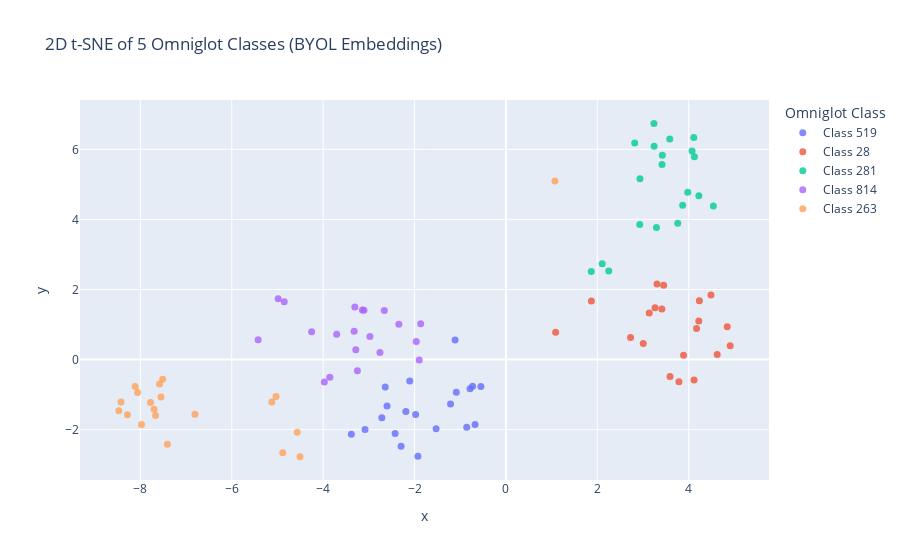

Notebook cell for this chart:
### Code cell
from sklearn.manifold import TSNE

# Compute 2D t-SNE
tsne_2d = TSNE(n_components=2, perplexity=30, init='pca', random_state=42)
X_2d = tsne_2d.fit_transform(X)

# Prepare DataFrame for plotting
df_2d = pd.DataFrame({
    'x': X_2d[:, 0],
    'y': X_2d[:, 1],
    'class': y
})
df_2d = df_2d[df_2d['class'].isin(selected_classes)]
df_2d['class'] = df_2d['class'].map(label_map)

import plotly.express as px

fig2d = px.scatter(
    df_2d, x='x', y='y', color='class',
    title="2D t-SNE of 5 Omniglot Classes (BYOL Embeddings)",
    labels={"class": "Omniglot Class"},
    opacity=0.8
)
fig2d.update_traces(marker=dict(size=7))
fig2d.show()

### Figure 1 — Plotly figure (JSON) as saved in the notebook; plotly's stock layout.template omitted (floating-point values rounded to 4 significant figures)
{"data": [{"hovertemplate": "Omniglot Class=Class 519<br>x=%{x}<br>y=%{y}<extra></extra>", "legendgroup": "Class 519", "marker": {"color": "#636efa", "opacity": 0.8, "size": 7, "symbol": "circle"}, "mode": "markers", "name": "Class 519", "orientation": "v", "showlegend": true, "type": "scatter", "x": [-1.527, -3.383, -1.976, -2.641, -0.7285, -3.083, -0.6751, -1.212, -1.113, -0.5476, -2.602, -0.8574, -2.425, -2.104, -2.19, -0.7852, -2.294, -1.926, -1.086, -2.715], "xaxis": "x", "y": [-1.977, -2.132, -1.567, -0.7843, -0.7579, -1.998, -1.852, -1.27, 0.5577, -0.771, -1.322, -1.933, -2.112, -0.6142, -1.485, -0.8338, -2.474, -2.758, -0.9317, -1.663], "yaxis": "y"}, {"hovertemplate": "Omniglot Class=Class 28<br>x=%{x}<br>y=%{y}<extra></extra>", "legendgroup": "Class 28", "marker": {"color": "#EF553B", "opacity": 0.8, "size": 7, "symbol": "circle"}, "mode": "markers", "name": "Class 28", "orientation": "v", "showlegend": true, "type": "scatter", "x": [4.487, 2.727, 4.844, 4.117, 3.452, 4.171, 1.088, 4.234, 3.591, 3.137, 4.221, 3.888, 1.87, 3.305, 4.624, 3.005, 3.412, 4.908, 3.787, 3.264], "xaxis": "x", "y": [1.841, 0.6277, 0.9362, -0.5839, 2.123, 0.8853, 0.7822, 1.676, -0.4828, 1.329, 1.102, 0.1264, 1.674, 2.153, 0.1445, 0.462, 1.444, 0.3977, -0.633, 1.478], "yaxis": "y"}, {"hovertemplate": "Omniglot Class=Class 281<br>x=%{x}<br>y=%{y}<extra></extra>", "legendgroup": "Class 281", "marker": {"color": "#00cc96", "opacity": 0.8, "size": 7, "symbol": "circle"}, "mode": "markers", "name": "Class 281", "orientation": "v", "showlegend": true, "type": "scatter", "x": [1.868, 3.239, 4.112, 3.416, 2.819, 2.251, 4.074, 4.125, 2.929, 3.586, 3.868, 3.423, 3.76, 3.295, 4.222, 2.933, 4.539, 2.107, 3.243, 3.98], "xaxis": "x", "y": [2.51, 6.741, 6.341, 5.569, 6.181, 2.53, 5.951, 5.79, 3.857, 6.295, 4.406, 5.831, 3.893, 3.772, 4.676, 5.164, 4.38, 2.735, 6.087, 4.779], "yaxis": "y"}, {"hovertemplate": "Omniglot Class=Class 814<br>x=%{x}<br>y=%{y}<extra></extra>", "legendgroup": "Class 814", "marker": {"color": "#ab63fa", "opacity": 0.8, "size": 7, "symbol": "circle"}, "mode": "markers", "name": "Class 814", "orientation": "v", "showlegend": true, "type": "scatter", "x": [-3.25, -4.984, -3.703, -1.897, -3.307, -3.141, -3.106, -3.286, -4.251, -3.853, -4.851, -2.976, -5.422, -2.662, -2.757, -1.865, -1.962, -3.321, -3.974, -2.343], "xaxis": "x", "y": [-0.3224, 1.735, 0.7217, -0.01498, 1.502, 1.412, 1.405, 0.283, 0.7949, -0.5061, 1.648, 0.6576, 0.5655, 1.398, 0.2012, 1.025, 0.5181, 0.8117, -0.6416, 1.009], "yaxis": "y"}, {"hovertemplate": "Omniglot Class=Class 263<br>x=%{x}<br>y=%{y}<extra></extra>", "legendgroup": "Class 263", "marker": {"color": "#FFA15A", "opacity": 0.8, "size": 7, "symbol": "circle"}, "mode": "markers", "name": "Class 263", "orientation": "v", "showlegend": true, "type": "scatter", "x": [-4.884, -6.806, -8.283, -5.123, -7.7, -7.581, -7.777, -7.667, -8.114, -7.975, -5.031, -8.061, -4.506, -7.511, 1.073, -8.471, -4.568, -7.407, -7.547, -8.424], "xaxis": "x", "y": [-2.66, -1.563, -1.572, -1.21, -1.415, -0.6971, -1.229, -1.598, -0.7685, -1.854, -1.056, -0.9376, -2.77, -0.5634, 5.1, -1.46, -2.073, -2.419, -1.069, -1.208], "yaxis": "y"}], "layout": {"legend": {"title": {"text": "Omniglot Class"}, "tracegroupgap": 0}, "title": {"text": "2D t-SNE of 5 Omniglot Classes (BYOL Embeddings)"}, "xaxis": {"anchor": "y", "domain": [0, 1], "title": {"text": "x"}}, "yaxis": {"anchor": "x", "domain": [0, 1], "title": {"text": "y"}}}}
